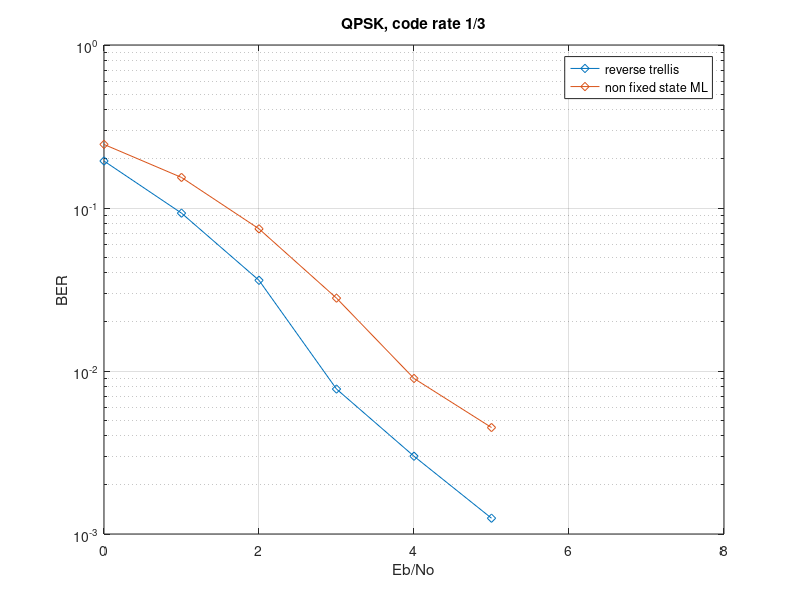

MATLAB code to generate this figure:
%reverse = [0.331;0.3185;0.132;0.035;0.0105;0.001;0.0005;0.000313];
t = [0;1;2;3;4;5;6;7;8];
snr = [1.76091;2.76091;3.76091;4.76091;5.76091;6.76091;7.76091;8.76091;9.76091;10.76091;]
reverse = [0.3703;0.2545;0.04468;0.003438;0;0;0;0];
rev =   [0.19425;0.093;0.036;0.00775;0.003;0.00125;0;0;0];
norev = [0.2455;0.154;0.0745;0.028;0.009;0.0045;0;0;0];

semilogy(t,rev,'-diamond',t,norev,'-diamond');
legend('reverse trellis','non fixed state ML');
xlabel('Eb/No');
ylabel('BER');
title('QPSK, code rate 1/3');
%semilogy(reverse);
grid on;